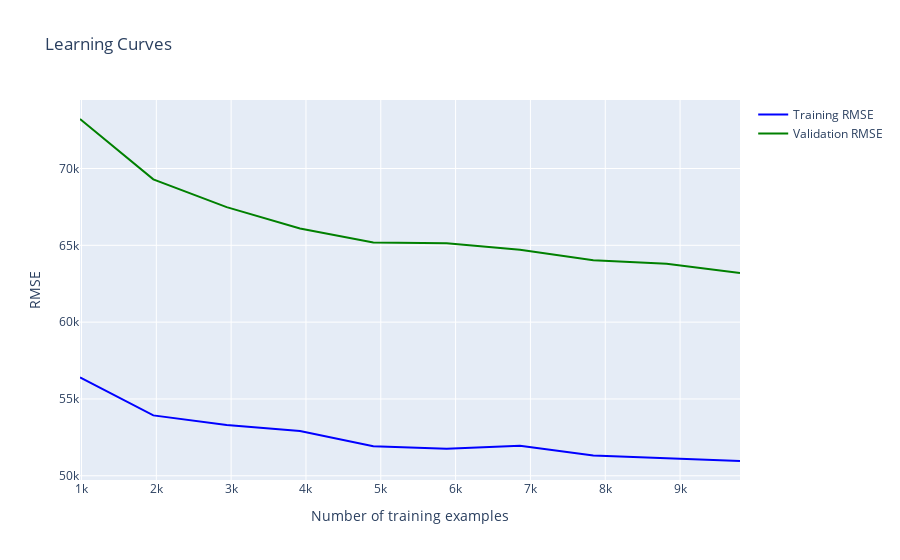

The cell this chart's notebook holds for it:
### Code cell
plot_learning_curves(pipe_knn, Xpip_train, ypip_train, cv=5)

### Figure 1 — Plotly figure (JSON) as saved in the notebook; plotly's stock layout.template omitted (floating-point values rounded to 4 significant figures)
{"data": [{"line": {"color": "blue"}, "mode": "lines", "name": "Training RMSE", "type": "scatter", "x": [980, 1960, 2940, 3920, 4900, 5880, 6860, 7840, 8820, 9801], "y": [56400.0, 53930.0, 53310.0, 52920.0, 51920.0, 51760.0, 51950.0, 51320.0, 51140.0, 50960.0]}, {"line": {"color": "green"}, "mode": "lines", "name": "Validation RMSE", "type": "scatter", "x": [980, 1960, 2940, 3920, 4900, 5880, 6860, 7840, 8820, 9801], "y": [73220.0, 69290.0, 67480.0, 66100.0, 65190.0, 65130.0, 64710.0, 64030.0, 63800.0, 63200.0]}], "layout": {"title": {"text": "Learning Curves"}, "xaxis": {"title": {"text": "Number of training examples"}}, "yaxis": {"title": {"text": "RMSE"}}}}
